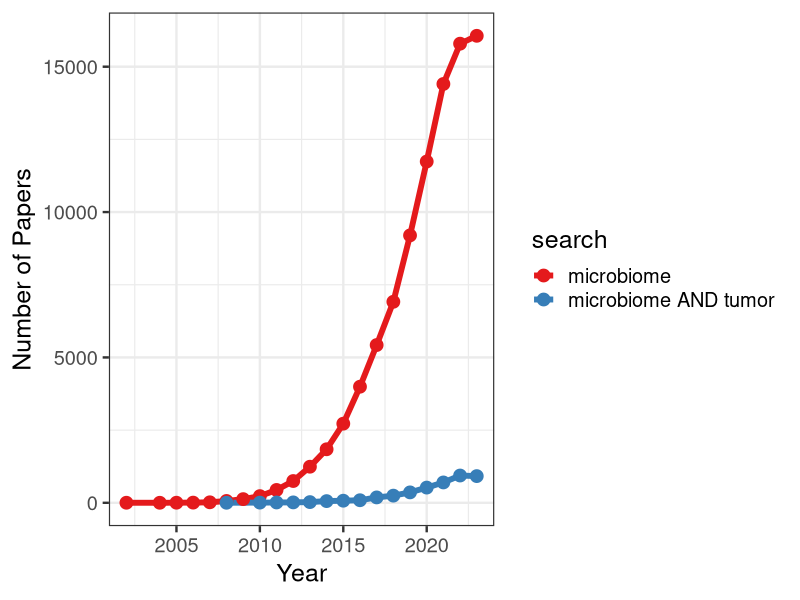
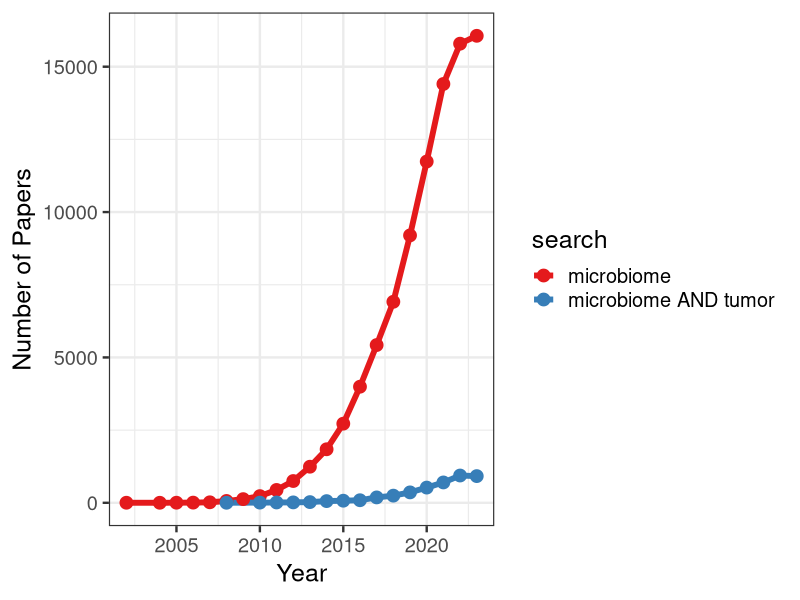

The R source for these figures, in order:
## ---- chunk 1
knitr::opts_chunk$set(echo = TRUE)

library(tidyverse)
## ---- chunk 2
mic <- read.table("../data/microbiome-papers/microbiome.txt", 
                  fill = TRUE,
                  skip = 1, 
                  col.names = c("year", "count", "fraction")) %>%
   mutate_all(as.numeric) %>%
  mutate(search = "microbiome")
   


mic.tumor <- read.table("../data/microbiome-papers/microbiomeANDtumor.txt", 
                  fill = TRUE,
                  skip = 1, 
                  col.names = c("year", "count", "fraction")) %>%
  mutate_all(as.numeric) %>%
  drop_na(count) %>% 
  mutate(search = "microbiome AND tumor")
## ---- chunk 3
all <- bind_rows(mic, mic.tumor)
  
## ---- chunk 4
all %>%
  filter(year < 2024) %>%
  ggplot(aes(x = year, y = count)) +
  geom_line(aes(group = search, 
                color = search),
            lwd = 2) +
  geom_point(aes(color = search),
             size = 4) +
  theme_bw(base_size = 18) +
  scale_color_brewer(palette = "Set1") +
  labs(x = "Year",
       y = "Number of Papers")

ggsave("../figures/tumor-microbiome-papers.png",
       height = 5,
       width = 11)
